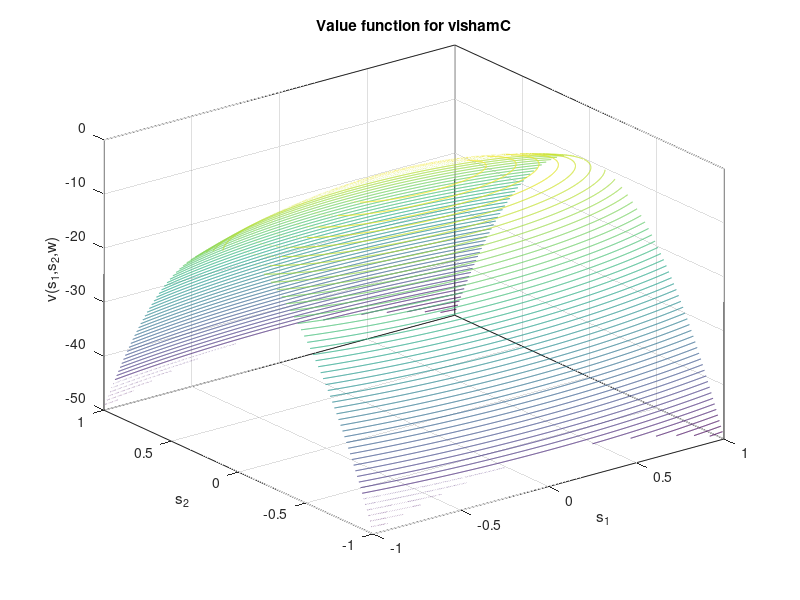

Source code (MATLAB):
%%Plotting value function for vishamC
clear;clc;close all;
s1 = linspace (-1,1, 1000);
s2 = linspace (-1,1, 1000);
%% Converge value of w
w= [ -5.72353547, -39.88165424,  -4.05528717];
[S1,S2]=meshgrid(s1,s2);
%% calculating value function
for i=1:1000
    for j=1:1000   
    V(i,j)=w*([S1(i,j)^2,S2(i,j)^2,1])';
    end
end
%% Plotting value function for vishamC
 contour3(S1,S2,V,50) 
xlabel('s_1')
ylabel('s_2')
zlabel('v(s_1,s_2,w) ')
title('Value function for vishamC')
